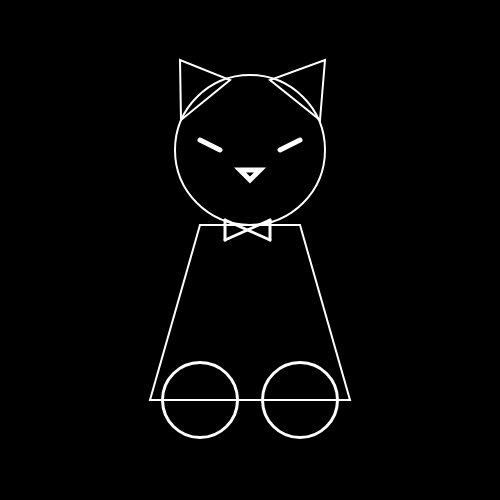
Frame 1 (no input)
Frame 60 (no input): identical to frame 1, image omitted
Frame 120 (the mouse pressed at the canvas centre since frame 60): identical to frame 1, image omitted

The p5.js sketch that drew this single still picture (run headless with seeded random() and noise() and a simulated clock; from frame 60 on, the mouse is pressed at the canvas centre):

// p5.js sketch
// ── sketch.js
/* 
May 9 assignment: draw different shapes without color
attempting to draw a cat
Created by Daniel Wen 
May 9 2017
*/
function setup() {
  createCanvas(500,500); //creates a 500x500 canvas
}

function draw() {
  background(0);//makes a black background
  stroke(255,255,255); //makes a white outline
  strokeWeight(2); //thickness of the outline is 2
  noFill(); //makes any shape after this not have a fill color
  triangle(181, 120, 180, 60, 230, 80);//left ear
  triangle(320, 120, 325, 60, 270, 80);//right ear
  ellipse(250,150,150,150);// the face
  strokeWeight(5);//thickness of outline is 5
  strokeCap(ROUND); //makes a rounded stroke mainly for the eyes
  line(200,140,220,150); //left eye
  line(300,140,280,150); // right eye
  triangle(240, 170, 250, 180, 260, 170);//nose
  strokeWeight(2);//thickness of outline is 2
  quad(200,225,300,225,350,400,150,400);//body
  strokeWeight(3);// thickness of outlineis 3
  line(225,220,270,240);//bowtie start
  line(270,240,270,220);
  line(270,220,225,240);
  line(225,240,225,220);//bowtie end
  ellipse(200,400,75,75);//left paw
  ellipse(300,400,75,75);//right paw
}
